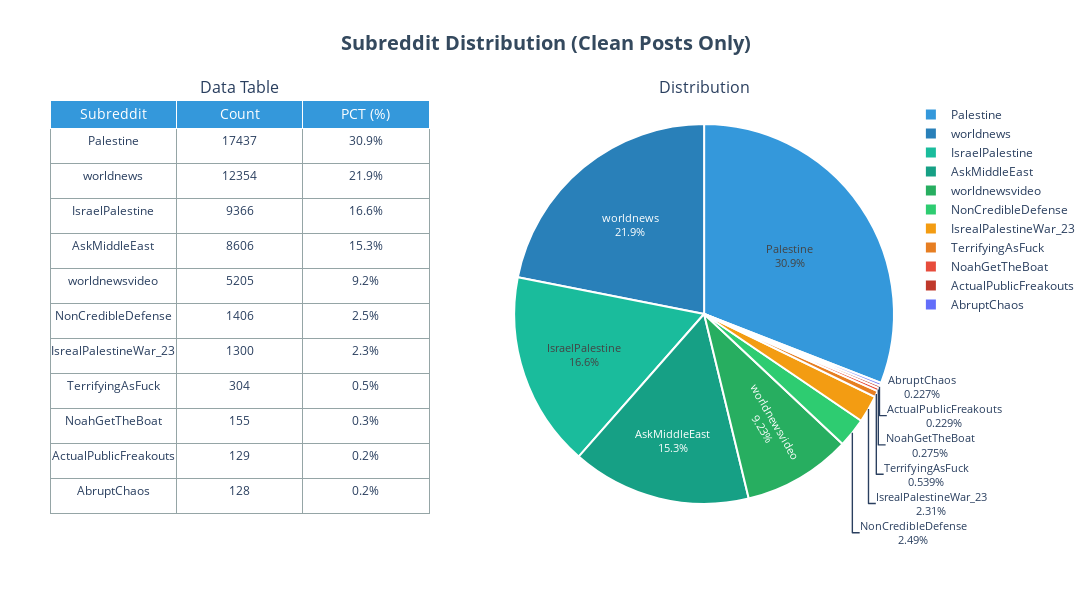

The cell this chart's notebook holds for it:
### Markdown cell above
### **Subreddit Distribution After Data Cleaning**

Now let's examine how the subreddit landscape changes after our data preparation 
steps: extracting unique posts, filtering out viral content communities, and 
focusing on substantive political discussion.

**What we're comparing:**
- Distribution after removing duplicates and filtering to posts only
- Impact of excluding viral content subreddits (PublicFreakout, CrazyFuckingVideos, CombatFootage)
- How community hierarchy shifts when we focus on original content rather than comment volume

This cleaned view shows us the true distribution of original posts across 
communities, giving us a better foundation for our stance analysis sampling strategy.

### Code cell
# Subreddit distribution analysis (cleaned posts only)
subreddit_counts = df_clean['subreddit'].value_counts()

# Create side-by-side table and pie chart
fig = make_subplots(
    rows=1, cols=2,
    specs=[[{"type": "table"}, {"type": "pie"}]],
    subplot_titles=["Data Table", "Distribution"],
    horizontal_spacing=0.1
)

# Prepare table data with percentages
table_data = subreddit_counts.reset_index()
table_data.columns = ['Subreddit', 'Count']
percentages = (subreddit_counts / subreddit_counts.sum() * 100).round(1)

# Add enhanced table
fig.add_trace(go.Table(
    header=dict(
        values=['Subreddit', 'Count', 'PCT (%)'], 
        fill_color=PRIMARY_BLUE,
        font=dict(size=14, color='white'),
        align='center'
    ),
    cells=dict(
        values=[
            table_data['Subreddit'], 
            table_data['Count'],
            [f"{p}%" for p in percentages]
        ], 
        fill_color='white',
        font=dict(size=12),
        align='center',
        height=35,
        line_color=LIGHT_GREY
    )
), row=1, col=1)

# Use standard color palette for pie
colors = SUBREDDIT_COLORS[:len(subreddit_counts)]

# Add enhanced pie chart
fig.add_trace(go.Pie(
    labels=subreddit_counts.index,
    values=subreddit_counts.values,
    textinfo='label+percent',
    textfont_size=11,
    marker=dict(
        colors=colors,
        line=dict(color='white', width=2)
    ),
    hovertemplate='<b>%{label}</b><br>Count: %{value}<br>Percentage: %{percent}<extra></extra>'
), row=1, col=2)

# Enhanced layout
fig.update_layout(
    height=600, 
    width=1400,
    title=dict(
        text='<b>Subreddit Distribution (Clean Posts Only)</b>',
        x=0.5, 
        xanchor='center',
        font=dict(size=20, color=DARK_GREY)
    ),
    paper_bgcolor='white',
    plot_bgcolor='white',
    margin=dict(l=50, r=50, t=100, b=50)
)

fig.show()

### Figure 1 — Plotly figure (JSON) as saved in the notebook; plotly's stock layout.template omitted (floating-point values rounded to 4 significant figures)
{"data": [{"cells": {"align": "center", "fill": {"color": "white"}, "font": {"size": 12}, "height": 35, "line": {"color": "#95a5a6"}, "values": [["Palestine", "worldnews", "IsraelPalestine", "AskMiddleEast", "worldnewsvideo", "NonCredibleDefense", "IsrealPalestineWar_23", "TerrifyingAsFuck", "NoahGetTheBoat", "ActualPublicFreakouts", "AbruptChaos"], [17437, 12354, 9366, 8606, 5205, 1406, 1300, 304, 155, 129, 128], ["30.9%", "21.9%", "16.6%", "15.3%", "9.2%", "2.5%", "2.3%", "0.5%", "0.3%", "0.2%", "0.2%"]]}, "domain": {"x": [0, 0.45], "y": [0, 1]}, "header": {"align": "center", "fill": {"color": "#3498db"}, "font": {"color": "white", "size": 14}, "values": ["Subreddit", "Count", "PCT (%)"]}, "type": "table"}, {"domain": {"x": [0.55, 1], "y": [0, 1]}, "hovertemplate": "<b>%{label}</b><br>Count: %{value}<br>Percentage: %{percent}<extra></extra>", "labels": ["Palestine", "worldnews", "IsraelPalestine", "AskMiddleEast", "worldnewsvideo", "NonCredibleDefense", "IsrealPalestineWar_23", "TerrifyingAsFuck", "NoahGetTheBoat", "ActualPublicFreakouts", "AbruptChaos"], "marker": {"colors": ["#3498db", "#2980b9", "#1abc9c", "#16a085", "#27ae60", "#2ecc71", "#f39c12", "#e67e22", "#e74c3c", "#c0392b"], "line": {"color": "white", "width": 2}}, "textfont": {"size": 11}, "textinfo": "label+percent", "type": "pie", "values": [17437, 12354, 9366, 8606, 5205, 1406, 1300, 304, 155, 129, 128]}], "layout": {"annotations": [{"font": {"size": 16}, "showarrow": false, "text": "Data Table", "x": 0.225, "xanchor": "center", "xref": "paper", "y": 1, "yanchor": "bottom", "yref": "paper"}, {"font": {"size": 16}, "showarrow": false, "text": "Distribution", "x": 0.775, "xanchor": "center", "xref": "paper", "y": 1, "yanchor": "bottom", "yref": "paper"}], "height": 600, "margin": {"b": 50, "l": 50, "r": 50, "t": 100}, "paper_bgcolor": "white", "plot_bgcolor": "white", "title": {"font": {"color": "#34495e", "size": 20}, "text": "<b>Subreddit Distribution (Clean Posts Only)</b>", "x": 0.5, "xanchor": "center"}, "width": 1400}}
